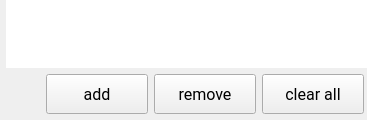
      <widget class="QWidget" name="pgProcesses">
       <layout class="QVBoxLayout" name="verticalLayout_6">
        <property name="leftMargin">
         <number>6</number>
        </property>
        <property name="topMargin">
         <number>0</number>
        </property>
        <property name="rightMargin">
         <number>0</number>
        </property>
        <property name="bottomMargin">
         <number>6</number>
        </property>
        <item>
         <widget class="QTableWidget" name="tableProcessOverview">
          <property name="font">
           <font>
            <family>Roboto</family>
            <pointsize>10</pointsize>
            <kerning>false</kerning>
           </font>
          </property>
          <property name="frameShape">
           <enum>QFrame::NoFrame</enum>
          </property>
          <property name="frameShadow">
           <enum>QFrame::Raised</enum>
          </property>
          <property name="sizeAdjustPolicy">
           <enum>QAbstractScrollArea::AdjustToContents</enum>
          </property>
          <property name="editTriggers">
           <set>QAbstractItemView::NoEditTriggers</set>
          </property>
          <property name="alternatingRowColors">
           <bool>true</bool>
          </property>
          <property name="textElideMode">
           <enum>Qt::ElideMiddle</enum>
          </property>
          <property name="sortingEnabled">
           <bool>true</bool>
          </property>
          <attribute name="horizontalHeaderVisible">
           <bool>false</bool>
          </attribute>
          <attribute name="horizontalHeaderCascadingSectionResizes">
           <bool>true</bool>
          </attribute>
          <attribute name="horizontalHeaderMinimumSectionSize">
           <number>50</number>
          </attribute>
          <attribute name="horizontalHeaderDefaultSectionSize">
           <number>120</number>
          </attribute>
          <attribute name="horizontalHeaderHighlightSections">
           <bool>true</bool>
          </attribute>
          <attribute name="horizontalHeaderShowSortIndicator" stdset="0">
           <bool>true</bool>
          </attribute>
         </widget>
        </item>
        <item>
         <layout class="QHBoxLayout" name="horizontalLayout_8">
          <item>
           <spacer name="horizontalSpacer_7">
            <property name="orientation">
             <enum>Qt::Horizontal</enum>
            </property>
            <property name="sizeHint" stdset="0">
             <size>
              <width>40</width>
              <height>20</height>
             </size>
            </property>
           </spacer>
          </item>
          <item>
           <widget class="QPushButton" name="btnAddRecordToProcessTable">
            <property name="minimumSize">
             <size>
              <width>102</width>
              <height>40</height>
             </size>
            </property>
            <property name="maximumSize">
             <size>
              <width>102</width>
              <height>40</height>
             </size>
            </property>
            <property name="font">
             <font>
              <family>Roboto</family>
              <pointsize>12</pointsize>
             </font>
            </property>
            <property name="text">
             <string>add</string>
            </property>
            <property name="icon">
             <iconset resource="resources.qrc">
              <normaloff>:/test/pictures/plus-circle.svg</normaloff>:/test/pictures/plus-circle.svg</iconset>
            </property>
            <property name="iconSize">
             <size>
              <width>20</width>
              <height>20</height>
             </size>
            </property>
           </widget>
          </item>
          <item>
           <widget class="QPushButton" name="btnDelRecordFromProcessTable">
            <property name="minimumSize">
             <size>
              <width>102</width>
              <height>40</height>
             </size>
            </property>
            <property name="maximumSize">
             <size>
              <width>102</width>
              <height>40</height>
             </size>
            </property>
            <property name="font">
             <font>
              <family>Roboto</family>
              <pointsize>12</pointsize>
             </font>
            </property>
            <property name="text">
             <string>remove</string>
            </property>
            <property name="icon">
             <iconset resource="resources.qrc">
              <normaloff>:/test/pictures/minus-circle.svg</normaloff>:/test/pictures/minus-circle.svg</iconset>
            </property>
            <property name="iconSize">
             <size>
              <width>20</width>
              <height>20</height>
             </size>
            </property>
           </widget>
          </item>
          <item>
           <widget class="QPushButton" name="btnClearProcessTable">
            <property name="minimumSize">
             <size>
              <width>102</width>
              <height>40</height>
             </size>
            </property>
            <property name="maximumSize">
             <size>
              <width>102</width>
              <height>40</height>
             </size>
            </property>
            <property name="font">
             <font>
              <family>Roboto</family>
              <pointsize>12</pointsize>
             </font>
            </property>
            <property name="text">
             <string>clear all</string>
            </property>
            <property name="icon">
             <iconset resource="resources.qrc">
              <normaloff>:/test/pictures/trash-2.svg</normaloff>:/test/pictures/trash-2.svg</iconset>
            </property>
            <property name="iconSize">
             <size>
              <width>20</width>
              <height>20</height>
             </size>
            </property>
           </widget>
          </item>
          <item>
           <spacer name="horizontalSpacer_15">
            <property name="orientation">
             <enum>Qt::Horizontal</enum>
            </property>
            <property name="sizeType">
             <enum>QSizePolicy::Fixed</enum>
            </property>
            <property name="sizeHint" stdset="0">
             <size>
              <width>3</width>
              <height>20</height>
             </size>
            </property>
           </spacer>
          </item>
         </layout>
        </item>
       </layout>
      </widget>
